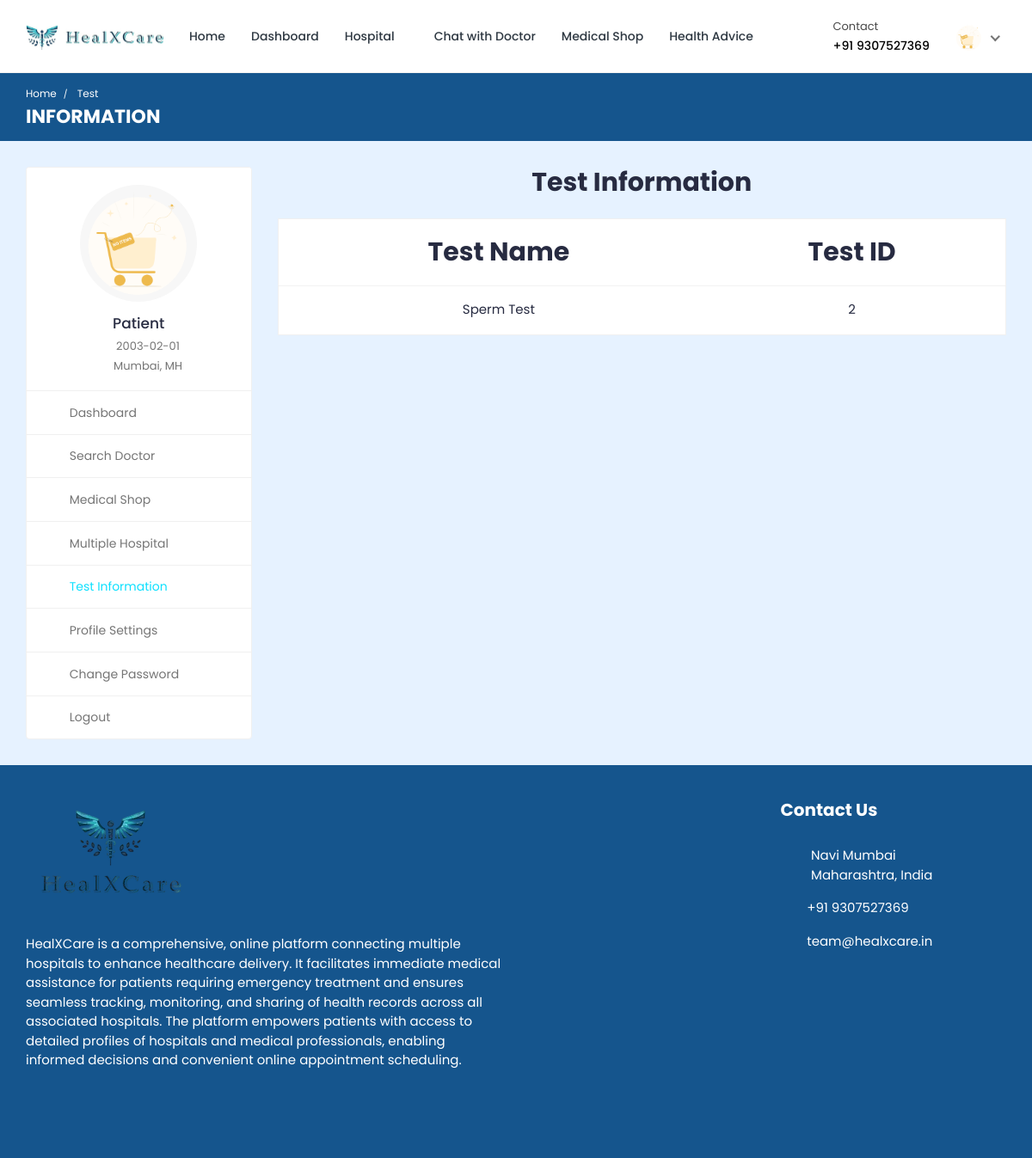
The app's page /doctor/doctor-test-list/ (signed in), older data.
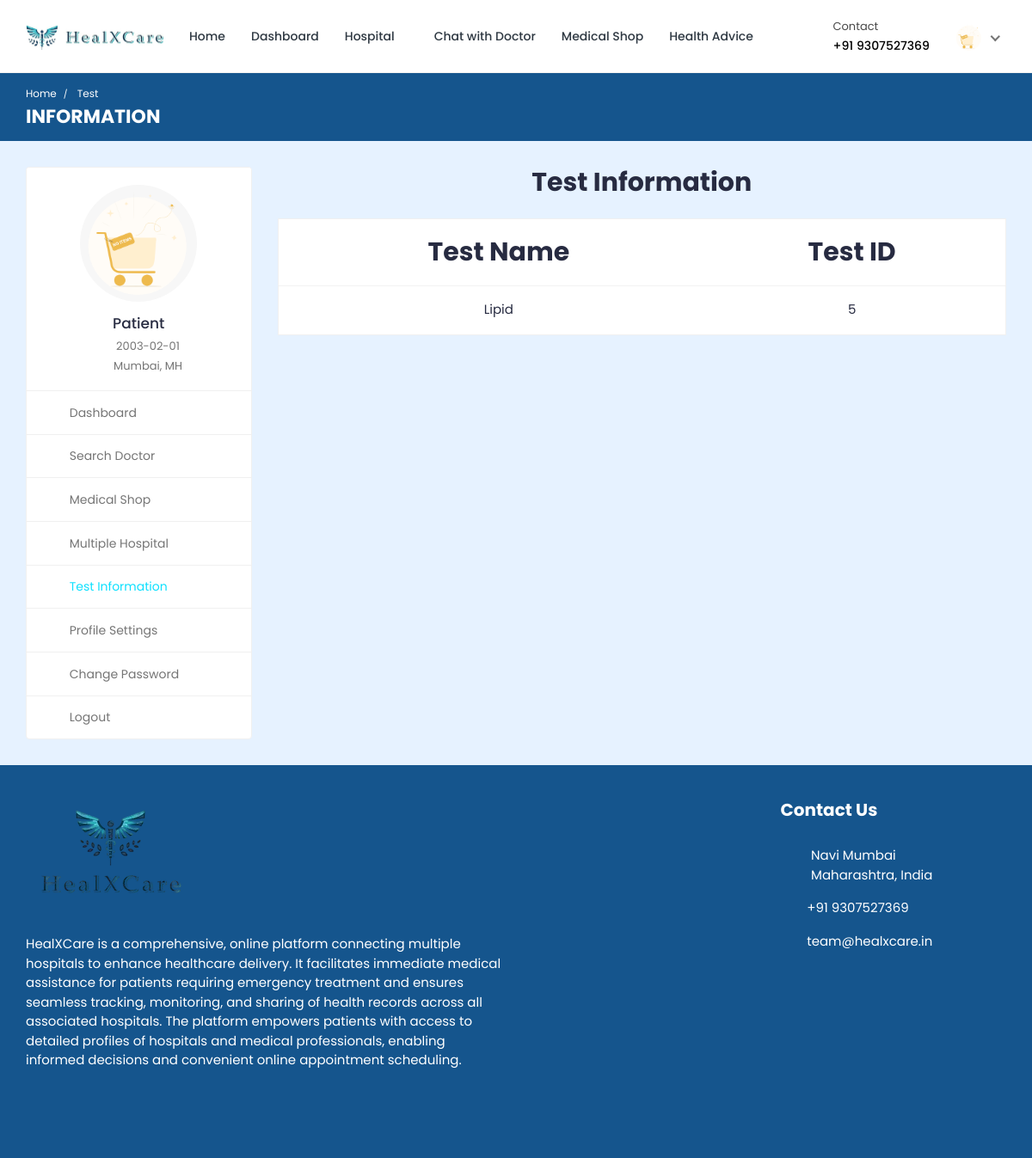
The same page, newer data.
### hospital/models.py (models this page shows, shortened)
class Patient(models.Model):
    patient_id = models.AutoField(primary_key=True)
    user = models.OneToOneField(User, on_delete=models.CASCADE, null=True, blank=True, related_name='patient')
    name = models.CharField(max_length=200, null=True, blank=True)
    username = models.CharField(max_length=200, null=True, blank=True)
    profile_completed = models.BooleanField(default=False)
    age = models.IntegerField(null=True, blank=True)
    email = models.EmailField(max_length=200, null=True, blank=True)
    phone_number = models.IntegerField(null=True, blank=True)
    address = models.CharField(max_length=200, null=True, blank=True)
    featured_image = models.ImageField(upload_to='patients/', default='patients/user-default.png', null=True, blank=True)
    blood_group = models.CharField(max_length=200, null=True, blank=True)
    history = models.CharField(max_length=200, null=True, blank=True)
    dob = models.CharField(max_length=200, null=True, blank=True)
    nid = models.CharField(max_length=200, null=True, blank=True)
    serial_number = models.CharField(max_length=200, null=True, blank=True)
    login_status = models.CharField(max_length=200, null=True, blank=True, default="offline")

### hospital_admin/models.py (models this page shows, shortened)
class Test_Information(models.Model):
    test_id = models.AutoField(primary_key=True)
    test_name = models.CharField(max_length=200, null=True, blank=True)
    test_price = models.CharField(max_length=200, null=True, blank=True)

### doctor/views.py (the view)
# urls.py: path('doctor-test-list/', views.doctor_test_list, name='doctor-test-list'),
@csrf_exempt
@login_required(login_url="login")
def doctor_test_list(request):
    if request.user.is_authenticated and request.user.is_doctor:
        doctor = Doctor_Information.objects.get(user=request.user)
        tests = Test_Information.objects.all
        context = {'doctor': doctor, 'tests': tests}
        return render(request, 'doctor-test-list.html', context)
    elif request.user.is_authenticated and request.user.is_patient:
        patient = Patient.objects.get(user=request.user)
        tests = Test_Information.objects.all
        context = {'patient': patient, 'tests': tests}
        return render(request, 'doctor-test-list.html', context)
    else:
        logout(request)
        messages.info(request, 'Not Authorized')
        return render(request, 'doctor-login.html')

### templates/doctor-test-list.html (shortened to what this page needs)
{% load static %}
<!DOCTYPE html>
<html lang="en">
  <head>
    <link
      rel="stylesheet"
      href="{% static 'HealthStack-System/css/Normal/bootstrap.min.css' %}"
    />
    <link
      rel="stylesheet"
      href="{% static 'HealthStack-System/plugins/Normal/fontawesome/css/fontawesome.min.css' %}"
    />
    <link
      rel="stylesheet"
      href="{% static 'HealthStack-System/plugins/Normal/fontawesome/css/all.min.css' %}"
    />
    <link
      rel="stylesheet"
      href="{% static 'HealthStack-System/css/Normal/style.css' %}"
    />
  </head>
  <body>
  {% if user.is_authenticated %}
    <div class="main-wrapper">
      <header class="header">
        {% if user.is_authenticated and user.is_patient %}
				{% include 'patient_navbar.html' %}
				{% endif %}
      </header>
      <div class="breadcrumb-bar">
        <div class="container-fluid">
          <div class="row align-items-center">
            <div class="col-md-12 col-12">
              <nav aria-label="breadcrumb" class="page-breadcrumb">
                <ol class="breadcrumb">
                  {% if user.is_authenticated and user.is_patient %}
									<li class="breadcrumb-item"><a href="{% url 'patient-dashboard' %}">Home</a></li>
									{% endif %}
                  <li class="breadcrumb-item active" aria-current="page">
                    Test
                  </li>
                </ol>
              </nav>
              <h2 class="breadcrumb-title">INFORMATION</h2>
            </div>
          </div>
        </div>
      </div>
      <div class="content">
        <div class="container-fluid">
          <div class="row">
            <div class="col-md-5 col-lg-4 col-xl-3 theiaStickySidebar">
              <div>
                {% if user.is_authenticated and user.is_patient %}
								{% include 'patient-sidebar.html' %}
								{% endif %}
              </div>
            </div>
            <div class="col-md-7 col-lg-8 col-xl-9">
              <div class="row">
                <div class="col-md-12">
                  <h2 class="mb-4 text-center"><b>Test Information</b></h2>
                  <div class="appointment-tab">
                      <div class="tab-pane" id="today-appointments">
                        <div class="card card-table mb-0">
                          <div class="card-body">
                            <div class="table-responsive">
                              <table
                                class="table table-hover table-center mb-0 text-center"
                              >
                                <thead style="font-size: 30px;">
                                  <tr>
                                    <th>Test Name</th>
                                    <th>Test ID</th>
                                  </tr>
                                </thead>
                                <tbody>
                                  {% for t in tests %}
                                  <tr>
                                    <td> {{t.test_name}}</td>
                                    <td>{{t.test_id}}</td>
                                  </tr>
                                  {% endfor %}
                                </tbody>
                              </table>
                            </div>
                          </div>
                        </div>
                      </div>
                    </div>
                  </div>
                </div>
              </div>
            </div>
          </div>
        </div>
      </div>
      {% include 'footer.html' %}
  {% else %}
  <p> You are not logged in </p>
  {% endif %}
  </body>
</html>

### templates/patient_navbar.html (shortened to what this page needs)
{% load static %}
<nav class="navbar navbar-expand-lg header-nav">
  <div class="navbar-header">
    <a href="{% url 'hospital_home'%}" class="navbar-brand logo">
      <img
        src="{% static 'HealthStack-System/images/Normal/logo.jpg' %}"
        class="img-fluid"
        alt="Logo"
      />
    </a>
  </div>
  <div class="main-menu-wrapper">
    <ul class="main-nav">
      {% if patient.profile_completed %}
      <li>
        <a href="{% url 'hospital_home'%}">Home</a>
      </li>
      <li>
        <a href="{% url 'patient-dashboard' %}">Dashboard</a>
      </li>
      <li class="has-submenu">
        <a href="#">Hospital <i class="fas fa-chevron-down"></i></a>
      </li>
      {% if user.is_authenticated and user.is_patient and patient.profile_completed %}
      <li>
        <a href="{% url 'chat-home' pk=user.id %}">Chat with Doctor</a>
      </li>
      {% endif %}
      <li>
        <a href="{% url 'pharmacy_shop' %}">Medical Shop</a>
      </li>
      <li>
        <a href="{% url 'Health-Advice' %}" style="text-decoration: none;">Health Advice</a>
      </li>
      {% endif %}
    </ul>
  </div>
  <ul class="nav header-navbar-rht">
    <li class="nav-item contact-item">
      <div class="header-contact-img">
        <i class="far fa-hospital"></i>
      </div>
      <div class="header-contact-detail">
        <p class="contact-header">Contact</p>
        <p class="contact-info-header">+91 {{patient.phone_number}}</p>
      </div>
    </li>
    <li class="nav-item dropdown has-arrow logged-item">
      <a href="#" class="dropdown-toggle nav-link" data-toggle="dropdown">
        <span class="user-img">
          <img
            class="rounded-circle"
            src="{{patient.featured_image.url}}"
            width="31"
            alt="Richard Wilson"
          />
        </span>
      </a>
    </li>
  </ul>
</nav>

### templates/patient-sidebar.html
{% load static %}
    <div class="profile-sidebar">
      <div class="widget-profile pro-widget-content">
        <div class="profile-info-widget">
          <a href="#" class="booking-doc-img">
            <img
              src="{{ patient.featured_image.url }}"
              alt="User Image"
            />
          </a>
          <div class="profile-det-info">
            <h3>{{patient.name}}</h3>
            <div class="patient-details">
              <h5>
                <i class="fas fa-birthday-cake"></i> {{ patient.dob }}
              </h5>
              <h5 class="mb-0">
                <i class="fas fa-map-marker-alt"></i>
                {{ patient.address }}
              </h5>
            </div>
          </div>
        </div>
      </div>
      <div class="dashboard-widget">
        <nav class="dashboard-menu sidebar">
          <ul>
            {% if patient.profile_completed %}
            <li class="{% if request.resolver_match.url_name == 'patient-dashboard' %}active{% endif %}">
              <a href="{% url 'patient-dashboard' %}">
                <i class="fas fa-columns"></i>
                <span>Dashboard</span>
              </a>
            </li>
            <li class="{% if request.resolver_match.url_name == 'search' %}active{% endif %}">
              <a href="{% url 'search' %}">
                <i class="fas fa-user-md"></i>
                <span>Search Doctor</span>
              </a>
            </li>
            <li class="{% if request.resolver_match.url_name == 'pharmacy_shop' %}active{% endif %}">
              <a href="{% url 'pharmacy_shop' %}" class="nav-link">
                <i class="fas fa-capsules"></i>
                <span>Medical Shop</span>
              </a>
            </li>
            <li class="{% if request.resolver_match.url_name == 'multiple-hospital' %}active{% endif %}">
              <a href="{% url 'multiple-hospital' %}">
                <i class="fas fa-hospital"></i>
                <span>Multiple Hospital</span>
              </a>
            </li>
            <li class="{% if request.resolver_match.url_name == 'doctor-test-list' %}active{% endif %}">
              <a href="{% url 'doctor-test-list' %}" target="_blank">
                <i class="fas fa-hourglass-start"></i>
                <span>Test Information</span>
              </a>
            </li>
            {% endif %}
            <li class="{% if request.resolver_match.url_name == 'profile-settings' %}active{% endif %}">
              <a href="{% url 'profile-settings' %}">
                <i class="fas fa-user-cog"></i>
                <span>Profile Settings</span>
              </a>
            </li>
            {% if patient.profile_completed %}
            <li class="{% if request.resolver_match.url_name == 'change-password' %}active{% endif %}">
              <a href="{% url 'change-password' pk=user.id %}">
                <i class="fas fa-lock"></i>
                <span>Change Password</span>
              </a>
            </li>
            {% endif %}
            <li class="{% if request.resolver_match.url_name == 'logout' %}active{% endif %}">
              <a href="{% url 'logout' %}">
                <i class="fas fa-sign-out-alt"></i>
                <span>Logout</span>
              </a>
            </li>
          </ul>
        </nav>
      </div>
    </div>

### templates/footer.html
{% load static %}
<footer class="footer" id="footer">
  <div class="footer-top">
    <div class="container-fluid">
      <div class="row">
        <div class="col-lg-6 col-md-6">
          <div class="footer-widget footer-about">
            <div class="footer-logo">
              <img src="{% static 'HealthStack-System/images/Normal/footer.png' %}" alt="logo" />
            </div>
            <div class="footer-about-content">
              <p>
                HealXCare is a comprehensive, online platform connecting multiple hospitals to enhance healthcare
                delivery. It facilitates immediate medical assistance for patients requiring emergency treatment and
                ensures seamless tracking, monitoring, and sharing of health records across all associated hospitals.
                The platform empowers patients with access to detailed profiles of hospitals and medical professionals,
                enabling informed decisions and convenient online appointment scheduling.
              </p>
              <br>
              <div class="social-icon">
                <ul>
                  <li>
                    <a href="#" target="_blank"><i class="fab fa-facebook-f"></i>
                    </a>
                  </li>
                  <li>
                    <a href="#" target="_blank">
                      <i class="fab fa-twitter"></i>
                    </a>
                  </li>
                  <li>
                    <a href="#" target="_blank"><i class="fab fa-linkedin-in"></i></a>
                  </li>
                  <li>
                    <a href="#" target="_blank"><i class="fab fa-instagram"></i></a>
                  </li>
                  <li>
                    <a href="#" target="_blank"><i class="fab fa-whatsapp"></i>
                    </a>
                  </li>
                </ul>
              </div>
            </div>
          </div>
        </div>
        <div class="col-lg-3 col-md-6">
        </div>
        <div class="col-lg-3 col-md-6">
          <div class="footer-widget footer-contact">
            <h2 class="footer-title">Contact Us</h2>
            <div class="footer-contact-info">
              <div class="footer-address">
                <span><i class="fas fa-map-marker-alt"></i></span>
                <p>
                  Navi Mumbai<br />Maharashtra, India
                </p>
              </div>
              <p>
                <i class="fas fa-phone-alt"></i>
                +91 9307527369
              </p>
              <p class="mb-0">
                <i class="fas fa-envelope"></i>
                team@healxcare.in
              </p>
            </div>
          </div>
        </div>
      </div>
    </div>
  </div>
</footer>

Row changes from the older to the newer data that the page shows:
removed Test_Information: test_name "Sperm Test", test_id "2"
added Test_Information: test_name "Lipid", test_id "5"
